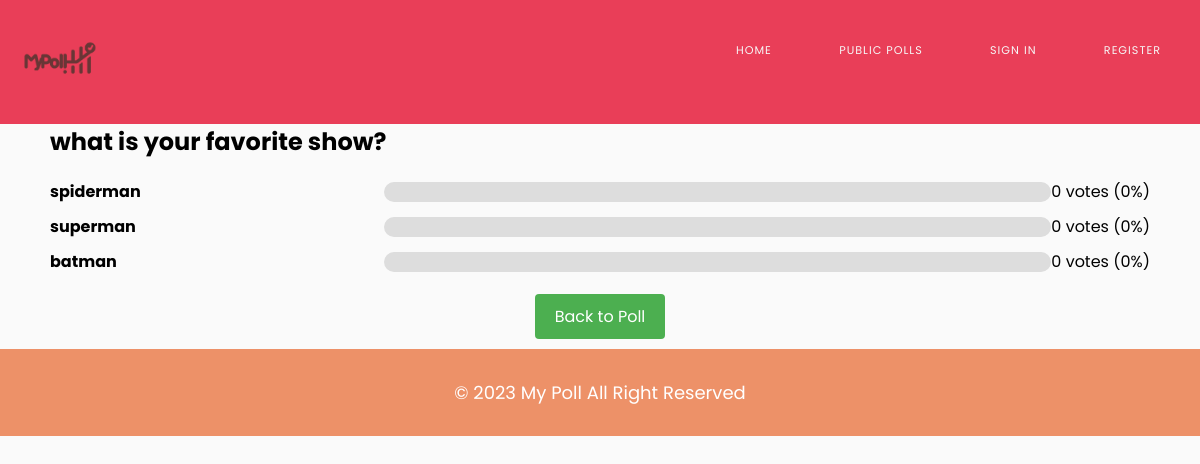
The page /results.php?id=10 on the database its author committed.
### tables this page shows
CREATE TABLE `polls` (
  `qid` int(11) NOT NULL,
  `uid` int(11) NOT NULL,
  `question` text NOT NULL,
  `qdate` date NOT NULL,
  `status` tinyint(1) NOT NULL,
  `edate` date NOT NULL
);

CREATE TABLE `choices` (
  `chid` int(11) NOT NULL,
  `qid` int(11) NOT NULL,
  `choice` varchar(128) NOT NULL,
  `votes` int(11) NOT NULL
);

### results.php (the view, shortened to what this page needs)
<?php
include './init/header2.php';
try {
    $db = new PDO("mysql:host=localhost;dbname=pollmaker", "root", "");
    $db->setAttribute(PDO::ATTR_ERRMODE, PDO::ERRMODE_EXCEPTION);
} catch (PDOException $e) {
    echo "Database connection failed: " . $e->getMessage();
    exit;
}
if (isset($_GET['id'])) {
    $qid = $_GET['id'];
    $sql = $db->prepare("SELECT question FROM polls WHERE qid = ?");
    $sql->execute([$qid]);
    $pollInfo = $sql->fetch(PDO::FETCH_ASSOC);
    $question = $pollInfo['question'];
    $sql = $db->prepare("SELECT choice, votes FROM choices WHERE qid = ?");
    $sql->execute([$qid]);
    $choices = $sql->fetchAll(PDO::FETCH_ASSOC);
    $totalVotes = 0;
    foreach ($choices as $choice) {
        $totalVotes += $choice['votes'];
    }
    ?>
    <h2><?= htmlspecialchars($question) ?></h2>
    <ul>
        <?php foreach ($choices as $choice) : ?>
            <?php
            $choiceText = htmlspecialchars($choice['choice']);
            $votes = $choice['votes'];
            $percentage = $totalVotes > 0 ? ($votes / $totalVotes) * 100 : 0;
            ?>
            <li class="choice">
                <div class="choice-label"><?= $choiceText ?></div>
                <div class="choice-bar">
                </div>
                <div><?= $votes ?> votes (<?= $percentage ?>%)</div>
            </li>
        <?php endforeach; ?>
    </ul>
    <div class="back-button-container">
    <a class="back-button" href="vote.php?id=<?= $qid ?>">Back to Poll</a>
    </div>
<?php
} else {
    echo "Invalid poll ID.";
}
include './init/footer.php';
?>

### css/style.css (style rules this page uses)
* { border: 0; box-sizing: border-box; margin: 0; padding: 0; }
body { background: rgb(250, 250, 250); font-family: 'Poppins', sans-serif; }

### results.php (style rules this page uses)
h2 { font-size: 24px; margin-bottom: 20px; margin-right:50px; margin-left: 50px; }
ul { list-style-type: none; padding: 0; margin-bottom: 20px; }
li { margin-bottom: 10px; }
.choice { display: flex; align-items: center; margin-bottom: 10px; margin-right: 50px; margin-left: 50px; }
.choice-label { flex: 1; font-weight: bold; }
.choice-bar { flex: 2; height: 20px; border-radius: 10px; overflow: hidden; background-color: #ddd; }
.back-button { display: inline-block; padding: 10px 20px; background-color: #4CAF50; color: white; text-decoration: none; border-radius: 4px; transition: background-color 0.3s; }
.back-button-container { margin-top: 20px; text-align: center; }

### rows shown on the page
polls: question "what is your favorite show?"
choices: choice "spiderman", votes "0", percentage "0"
choices: choice "superman", votes "0", percentage "0"
choices: choice "batman", votes "0", percentage "0"
